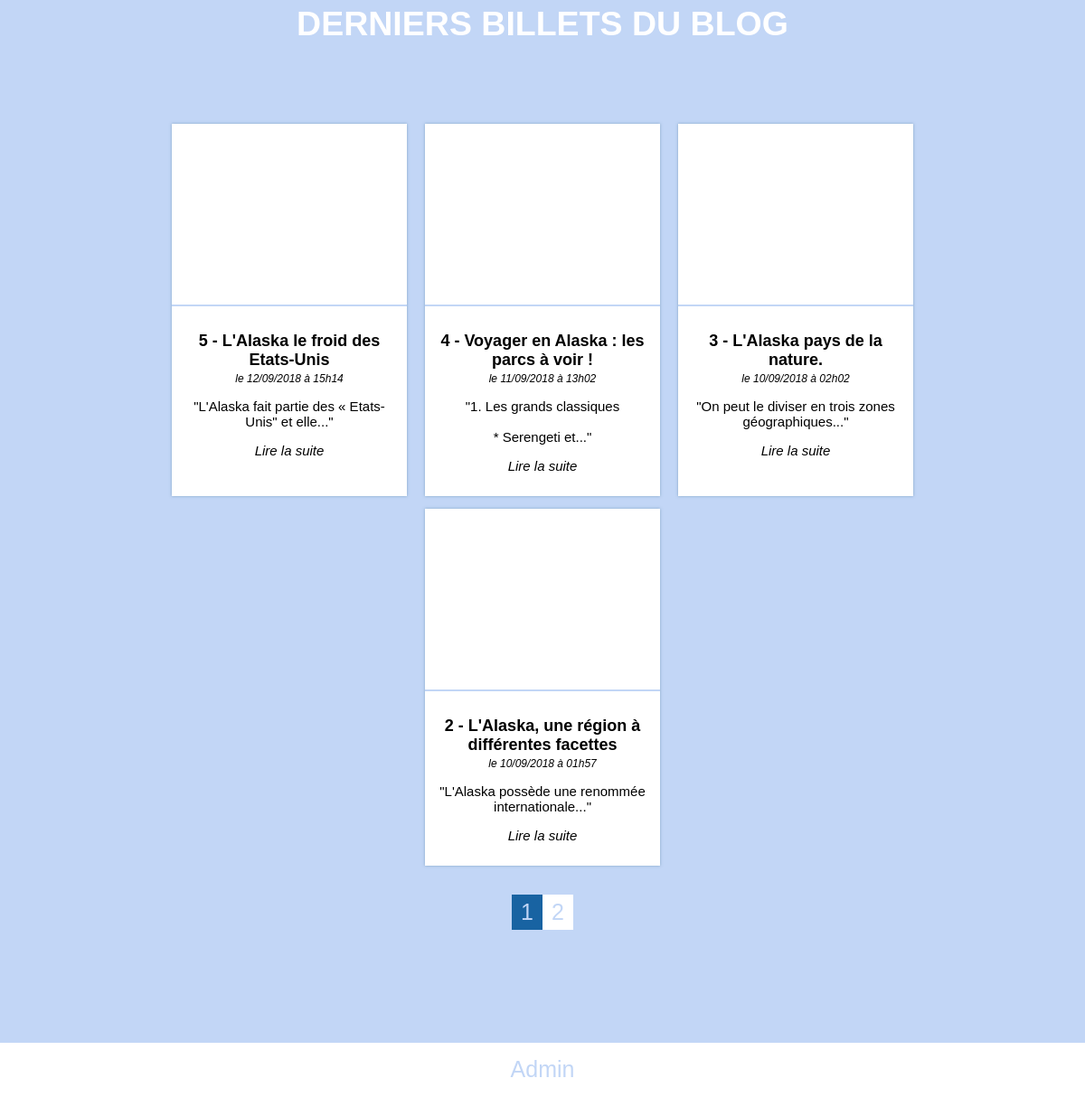
Before: / (lower part) with the older database file.
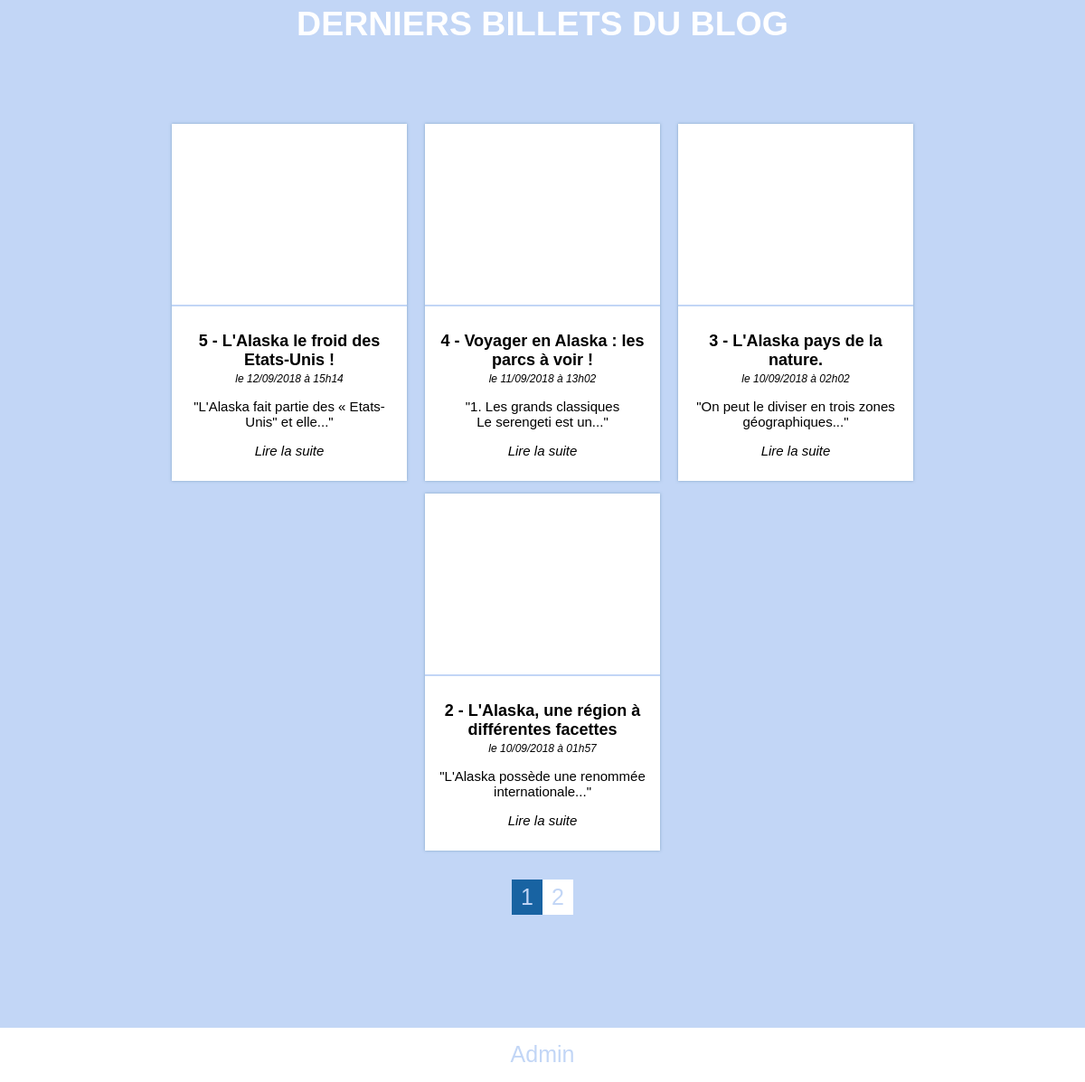
After: the same page with the newer database file.
### tables this page shows
CREATE TABLE `posts` (
  `id` int(11) NOT NULL,
  `title` varchar(255) NOT NULL,
  `content` text NOT NULL,
  `creation_date` datetime NOT NULL,
  `image` varchar(255) NOT NULL
);

### model/PostManager.php (called while the page is built, shortened)
<?php
class PostManager extends Manager
{
    public function nbpost()
    {
        $db = $this->dbConnect();
        $articlesTotalsReq = $db->query('SELECT id FROM posts');
        $articlesTotals = $articlesTotalsReq->rowCount();
        return $articlesTotals;
    }
    public function getPostByPage($depart)
    {
        $db = $this->dbConnect();
        $req = $db->prepare('SELECT id, title, content, image, DATE_FORMAT(creation_date, \'%d/%m/%Y à %Hh%i\') AS creation_date_fr FROM posts ORDER BY creation_date DESC LIMIT '.$depart.',4');
        $req->execute(array($depart));
        return $req;
    }
}

### view/frontend/listPostsView.php (the view, shortened to what this page needs)
<div class="titreAccueil">
    <h2>Derniers billets du blog</h2>
</div>
<div id="articles">
    <?php
    while ($data = $posts->fetch())
    {
        $extrait = substr($data['content'], 0,50);
        $space = strrpos($extrait, ' ');
    ?>
    <div class="news">
        <a href="/billet/<?= $data['id'] ?>">
            <div class="imageBilletAccueil" style="background-image:url(/<?= $data['image'] ?>)">
            </div>
        </a>
        <div class="extraitBilletAccueil">
            <h3>
            <a href="/billet/<?= $data['id'] ?>"><?= htmlspecialchars($data['title']) ?></a>
            </h3>
            <p class="date">
                <em>le <?= $data['creation_date_fr'] ?></em>
            </p>
            <p>"<?= nl2br(htmlspecialchars(substr($extrait, 0, $space).'...')) ?>"</p>
            <p><em><a href="/billet/<?= $data['id'] ?>">Lire la suite</a></em></p>
        </div>
    </div>
    <?php
    }
    ?>
</div>
<div class="pagination">
    <?php
    for($i=1;$i<=$pagesTotales;$i++){
        if ($i == $page) {
            echo '<p>'.$i.' </p>';
        } else {
            echo '<div class="lien"><p><a href="/page/'.$i.'">'.$i.'</a></p></div>';
        }
    }
    ?>
</div>
<?php $content = ob_get_clean(); ?>
<?php require('view/frontend/template.php'); ?>

### index.php (shortened to what this page needs)
<?php
require('controller/frontend.php');
try {
    if (isset($_GET['action'])) {
        if ($_GET['action'] == 'login') {
            login();
        }
        elseif ($_GET['action'] == 'logout') {
            session_start();
            session_destroy();
            header('Location: index.php');
        }
        elseif ($_GET['action'] == 'listPosts') {
            if(isset($_GET['page']) AND !empty($_GET['page']) AND $_GET['page']>0 AND $_GET['page'] <= 2)
            {
                $page = intval($_GET['page']);
                $pageCourante = $page;
            } else{
                $pageCourante = 1;
            }
            showListPostByPage($pageCourante);
        }
        elseif ($_GET['action'] == 'post') {
            if (isset($_GET['id']) && $_GET['id'] > 0) {
                post();
            }
            else {
                header('Location: /erreur-404');
            }
        }
        elseif ($_GET['action'] == 'addComment') {
            if (isset($_GET['id']) && $_GET['id'] > 0) {
                if (!empty($_POST['author']) && !empty($_POST['comment'])) {
                    addComment($_GET['id'], $_POST['author'], $_POST['comment']);
                }
                else {
                    throw new Exception('Tous les champs ne sont pas remplis !');
                }
            }
            else {
                 header('Location: /erreur-404');
            }
        }
        elseif ($_GET['action'] == 'modifComment') {
            if (isset($_GET['postId']) && $_GET['postId'] > 0) {
                if (isset($_GET['id']) && $_GET['id'] > 0) {
                    modifComment($_GET['postId'], $_GET['id']);
                } else {
                    header('Location: /erreur-404');
                }
            } else {
                header('Location: /erreur-404');
            }
        }
        elseif ($_GET['action'] == 'addModifComment') {
            if (isset($_GET['postId']) && $_GET['postId'] > 0) {
                if (isset($_GET['id']) && $_GET['id'] > 0) {
                    if (!empty($_POST['author']) && !empty($_POST['comment'])) {
                        addModifComment($_GET['postId'], $_GET['id'], $_POST['author'], $_POST['comment']);
                    } else {
                        throw new Exception('Tous les champs ne sont pas remplis !');
                    }
                } else {
                    header('Location: /erreur-404');
                }
            } else {
                header('Location: /erreur-404');
            }
        }
        elseif ($_GET['action'] == 'admin')
        {
            admin();
        }
        elseif ($_GET['action'] == 'listPostsAdmin') {
            if(isset($_GET['page']) AND !empty($_GET['page']) AND $_GET['page']>0)
            {
                $page = intval($_GET['page']);
                $pageCourante = $page;
            } else{
                $pageCourante = 1;
            }
            showListPostByPageAdmin($pageCourante);
        }
        elseif ($_GET['action'] == 'modifPostAdmin') {
            if (isset($_GET['id']) && $_GET['id'] > 0) {
                modifPost($_GET['id']);
            } else {
                header('Location: /erreur-404');
            }
        }
        elseif ($_GET['action'] == 'addModifPost')
        {
            if (isset($_GET['id']) && $_GET['id'] > 0)
            {
                if (!empty($_POST['title']) && !empty($_POST['content']) )
                {
                    $extensions_valides = array( 'jpg', 'jpeg', 'gif', 'png' );
                    $extension_upload = strtolower(substr(strrchr($_FILES['image']['name'],'.'),1));
                    if (!empty($_FILES['image']['error'] == 4)) {
                        addModifPost($_GET['id'], $_POST['title'], $_POST['content']);
                    }
                    elseif ( in_array($extension_upload,$extensions_valides) )
                    {
                        move_uploaded_file($_FILES['image']['tmp_name'], 'public/img/'.basename("image".time().".".$extension_upload));
                        addModifPostImg($_GET['id'], $_POST['title'], $_POST['content'], $_FILES['image']);
                    } else{
                        throw new Exception('Extension Incorrecte !');
                    }
                } else {
                    throw new Exception('Tous les champs ne sont pas remplis !');
                }
            } else {
                header('Location: /erreur-404');
            }
        }
        elseif ($_GET['action'] == 'newPost') {
            newPost();
        }
        elseif ($_GET['action'] == 'addNewPost')
        {
            if (!empty($_POST['title']) && !empty($_POST['content']))
            {
                $extensions_valides = array( 'jpg', 'jpeg', 'gif', 'png' );
                $extension_upload = strtolower(substr(strrchr($_FILES['image']['name'],'.'),1));
                if ( in_array($extension_upload,$extensions_valides) )
                {
                    move_uploaded_file($_FILES['image']['tmp_name'], 'public/img/'.basename("image".time().".".$extension_upload));
                    addNewPost($_GET['id'], $_POST['title'], $_POST['content'], $_FILES['image']);
                } else{
                    throw new Exception('Extension Incorrecte !');
                }
            }
            else {
                throw new Exception('Tous les champs ne sont pas remplis !');
            }
        }
        elseif ($_GET['action'] == 'deletePost') {
            if(isset($_GET['delete']) AND !empty($_GET['delete'])){
                deletePost();
            } else
            {
                throw new Exception('Le billet ne peut pas être supprimé !');
            }
        }
        elseif ($_GET['action'] == 'reportComment') {
            if(isset($_GET['moderate']) AND !empty($_GET['moderate'])){
                moderate();
            } else
            {
                throw new Exception('Le commentaire ne peut pas être modéré !');
            }
        }
        elseif ($_GET['action'] == 'moderateComment')
        {
            moderateComment();
        }
        elseif ($_GET['action'] == 'validComment') {
            if(isset($_GET['valid']) AND !empty($_GET['valid'])){
                validComment();
            } else
            {
                throw new Exception('Le commentaire ne peut pas être validé !');
            }
        }
        elseif ($_GET['action'] == 'deleteComment') {
            if(isset($_GET['delete']) AND !empty($_GET['delete'])){
                deleteComment();
            } else
            {
                throw new Exception('Le commentaire ne peut pas être supprimé !');
            }
        }
    } else {
        if(isset($_GET['page']) AND !empty($_GET['page']) AND $_GET['page']>0)
        {
            $page = intval($_GET['page']);
            $pageCourante = $page;
        } else{
            $pageCourante = 1;
        }
        showListPostByPage($pageCourante);
    }
}
catch(Exception $e) {
    echo 'Erreur : ' . $e->getMessage();
}

### controller/frontend.php (shortened to what this page needs)
<?php
require_once('model/PostManager.php');
function showListPostByPage($page)
{
    $postManager = new \AnthonyGalerneau\Blog\Model\PostManager();
    $articlesTotals = $postManager->nbpost();
    $pagesTotales = ceil($articlesTotals/4);
    if ($page<=$pagesTotales) {
        $depart = ($page-1)*4;
        $posts = $postManager->getPostByPage($depart);
        require ('view/frontend/listPostsView.php');
    }
}

### view/frontend/template.php (shortened to what this page needs)
<!DOCTYPE html>
<html>
    <head>
        <link href="/public/css/style.css" rel="stylesheet" />
    </head>
    <body>
        <section id="content">
            <?= $content ?>
        </section>
        <footer>
            <div class="login">
                    <p><a href="/login">Admin</a></p>
            </div>
        </footer>
    </body>
</html>

### public/css/style.css (style rules this page uses)
body, html { width: 100%; height: 100%; padding: 0; margin: 0; }
body { background-color: #c2d6f6; }
h1, h2, h3, p { font-family: arial; text-align: center; }
h3 { font-size: 18px; }
p { font-size: 15px; }
.titreAccueil { text-transform: uppercase; color: white; font-size: 25px; }
#articles { padding-top: 50px; width: 70%; margin: auto; display: flex; flex-wrap: wrap; justify-content: center; }
.news { width: 260px; position: relative; margin: 7px 10px 7px 10px; box-shadow: 0px 0px 3px #618cadad ; background-color: white; }
.news .imageBilletAccueil { background-size: cover; width: 260px; height: 200px; border-bottom: 2px #c2d6f6 solid; }
.news .extraitBilletAccueil { padding: 10px; }
.news .extraitBilletAccueil a { color: black; text-decoration: none; }
.news .extraitBilletAccueil .date { margin-top: -15px; font-size: 12px; }
.pagination { margin: auto; width: 50%; display: flex; flex-wrap: wrap; justify-content: center; }
.pagination a { text-decoration: none; color: #c2d6f6; }
.pagination .lien p { font-size: 25px; background-color: white; }
.pagination p { background-color: #1863a2; color: #c2d6f6; font-size: 25px; padding: 5px 10px; }
footer .login { margin-top: 100px; height: 60px; width: 100%; background-color: white; display: flex; align-items: center; }
footer .login p { text-decoration: none; margin: auto; font-size: 25px; }
footer .login a { text-decoration: none; color: #c2d6f6; }

Changed rows visible on the page:
changed posts "L'Alaska fait partie des « Etats-Unis\" et elle...": title "5 - L'Alaska le froid des Etats-Unis" → "5 - L'Alaska le froid des Etats-Unis !"
changed posts "4 - Voyager en Alaska : les parcs à voir !": content "1. Les grands classiques * Serengeti et..." → "1. Les grands classiques Le serengeti est un..."
